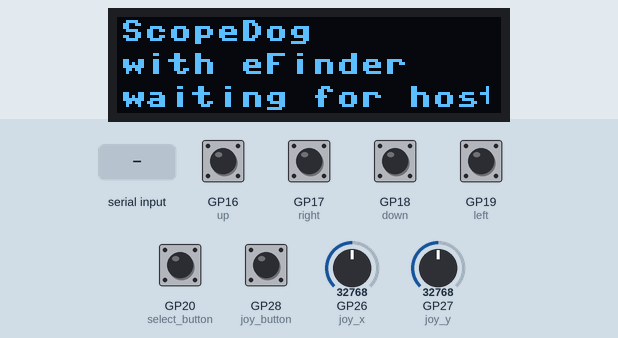
Recording of a program running on a simulated Raspberry Pi Pico running MicroPython. Parts: 128×32 one-colour display. The test bench sets the inputs (shaded band); at power-on: GP16 (up), GP17 (right), GP18 (down), GP19 (left), GP20 (select_button), GP28 (joy_button) HIGH, GP26 (joy_x) = 32768, GP27 (joy_y) = 32768 (analog values on the 0–65535 scale). Files the program writes start out absent; threads take turns every 2 ms; files that are not in the repository are absent; what the program prints to the serial console is not drawn.

Above: at 1.2 s.
1.3 s: "20" typed at the serial console, then Enter
At 1.31 s:
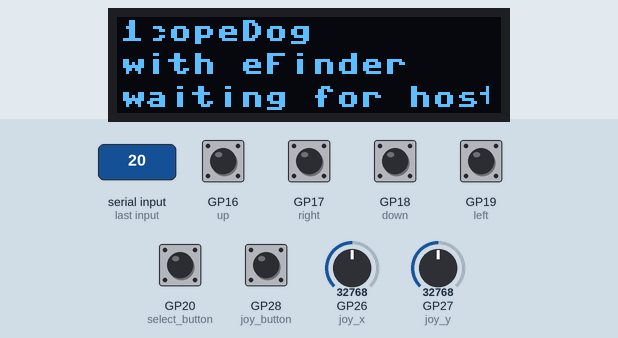
At 1.9 s:
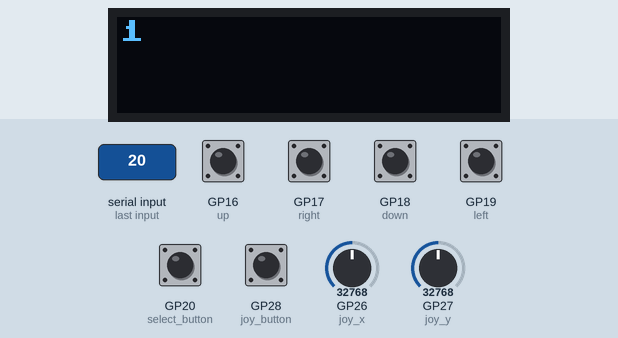
2.8 s: ":" typed at the serial console, then Enter
4.3 s: "Brightness" typed at the serial console, then Enter
Timing chart, 0 to 7.3 s (numbered marks = the images above; inputs shaded):
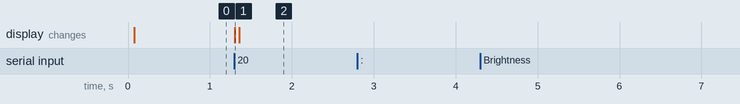

The program:

main_eF4_2.py
```python
from machine import Pin,SPI, Timer
import framebuf
import time
import sys
import select
import _thread

DC = 8
RST = 12
MOSI = 11
SCK = 10
CS = 9
ln = ["ScopeDog","with eFinder","waiting for host"]
version = "main_eF4_1"

class OLED_2inch23(framebuf.FrameBuffer):
    def __init__(self):
        self.width = 128
        self.height = 32

        self.cs = Pin(CS,Pin.OUT)
        self.rst = Pin(RST,Pin.OUT)

        self.cs(1)
        self.spi = SPI(1)
        self.spi = SPI(1,1000_000)
        self.spi = SPI(1,10000_000,polarity=0, phase=0,sck=Pin(SCK),mosi=Pin(MOSI),miso=None)
        self.dc = Pin(DC,Pin.OUT)
        self.dc(1)
        self.buffer = bytearray(self.height * self.width // 8)
        super().__init__(self.buffer, self.width, self.height, framebuf.MONO_VLSB)
        self.init_display()

        self.white =   0xffff
        self.balck =   0x0000

    def write_cmd(self, cmd):
        self.cs(1)
        self.dc(0)
        self.cs(0)
        self.spi.write(bytearray([cmd]))
        self.cs(1)

    def write_data(self, buf):
        self.cs(1)
        self.dc(1)
        self.cs(0)
        self.spi.write(bytearray([buf]))
        self.cs(1)

    def init_display(self):
        self.rst(1)
        time.sleep(0.001)
        self.rst(0)
        time.sleep(0.01)
        self.rst(1)
        self.write_cmd(0xAE)#turn off OLED display*/
        self.write_cmd(0x04)#turn off OLED display*/
        self.write_cmd(0x10)#turn off OLED display*/
        self.write_cmd(0x40)#set lower column address*/
        self.write_cmd(0x81)#set higher column address*/
        self.write_cmd(0x80)#--set start line address  Set Mapping RAM Display Start Line (0x00~0x3F, SSD1305_CMD)
        self.write_cmd(0xA1)#--set contrast control register
        self.write_cmd(0xFF)# Set SEG Output Current Brightness
        self.write_cmd(0xA8)#--Set SEG/Column Mapping
        self.write_cmd(0x1F)#Set COM/Row Scan Direction
        self.write_cmd(0xC8)#--set normal display
        self.write_cmd(0xD3)#--set multiplex ratio(1 to 64)
        self.write_cmd(0x00)#--1/64 duty
        self.write_cmd(0xD5)#-set display offset	Shift Mapping RAM Counter (0x00~0x3F)
        self.write_cmd(0xF0)#-not offset
        self.write_cmd(0xD8) #--set display clock divide ratio/oscillator frequency
        self.write_cmd(0x05)#--set divide ratio, Set Clock as 100 Frames/Sec
        self.write_cmd(0xD9)#--set pre-charge period
        self.write_cmd(0xC2)#Set Pre-Charge as 15 Clocks & Discharge as 1 Clock
        self.write_cmd(0xDA) #--set com pins hardware configuration
        self.write_cmd(0x12)
        self.write_cmd(0xDB) #set vcomh
        self.write_cmd(0x08)#Set VCOM Deselect Level
        self.write_cmd(0xAF); #-Set Page Addressing Mode (0x00/0x01/0x02)

    def show(self):
        for page in range(0,4):
            self.write_cmd(0xb0 + page)
            self.write_cmd(0x04)
            self.write_cmd(0x10)
            self.dc(1)
            for num in range(0,128):
                self.write_data(self.buffer[page*128+num])

def send_pin(p):
    try:
        n=0
        for n in range(5):
            if p.value()== True:
                return
        time.sleep(0.3)
        id = (''.join(char for char in str(p) if char.isdigit()))
        if p.value()==True:
            print(id)
        elif id=='20':
            print("21")
            time.sleep(1)
        time.sleep(0.1)
    except:
        pass

def send_ok(p):
    try:
        n=0
        for n in range(5):
            if p.value()== True:
                return
        time.sleep(0.5)
        id = (''.join(char for char in str(p) if char.isdigit()))
        if p.value()==True:
            print(id)
        elif id=='20':
            print("21")
            time.sleep(1)
        time.sleep(0.1)
    except:
        pass

def read_joystick():
    ref_x = '42'
    ref_y = '32'
    while True:
        read_x = joy_x.read_u16()
        if read_x > 40000:
            j_x = '43'
        elif read_x < 20000:
            j_x = '41'
        else:
            j_x = '42'
        if j_x != ref_x: # new result
            print (j_x)
            ref_x = j_x # remember current result
        read_y = joy_y.read_u16()
        if read_y > 40000:
            j_y = "33"
        elif read_y < 20000:
            j_y = "31"
        else:
            j_y = "32"
        if j_y != ref_y:
            print (j_y)
            ref_y = j_y
        time.sleep(0.2)

def adj_brightness(p):
    global contrast, ln
    contrast = int(float(contrast))
    n=0
    for n in range(4):
        if p.value()== True:
            return
    time.sleep(0.3)
    if p.value()==True:
        id = (''.join(char for char in str(p) if char.isdigit()))
        if id == '16': #up
            if contrast < 239:
                contrast = contrast + 16
                if contrast > 16:
                    OLED.write_cmd(0xD9)
                    OLED.write_cmd(0xC2)
        elif id == '18': #down
            if contrast > 16:
                contrast = contrast - 16
            elif contrast == 1:
                OLED.write_cmd(0xD9)
                OLED.write_cmd(0x00)
        ln[2] = 'Bright adj '+str(contrast)
        OLED.fill(0x0000)
        OLED.text(ln[0],1,1,OLED.white)
        OLED.text(ln[1],1,12,OLED.white)
        OLED.text(ln[2],1,23,OLED.white)
        OLED.show()
#         save_contrast(contrast)
#         time.sleep(0.1)
        dim_display(contrast)

def save_contrast(c):
    f=open('bright.txt','w')
    f.write(str(c))
    f.close()

def dim_display(c):
    OLED.write_cmd(0x81)# set Contrast Control - 1st byte
    OLED.write_cmd(int(c))# set Contrast Control - 2nd byte - value
    OLED.fill(0x0000)
    OLED.text(ln[0],1,1,OLED.white)
    OLED.text(ln[1],1,12,OLED.white)
    OLED.text(ln[2],1,23,OLED.white)
    OLED.show()

if __name__=='__main__':

    OLED = OLED_2inch23()
    OLED.fill(0x0000)
    OLED.text(ln[0],1,1,OLED.white)
    OLED.text(ln[1],1,12,OLED.white)
    OLED.text(ln[2],1,23,OLED.white)
    OLED.show()
    left = Pin(19,Pin.IN,Pin.PULL_UP)
    up = Pin(16,Pin.IN,Pin.PULL_UP)
    right = Pin(17,Pin.IN,Pin.PULL_UP)
    down = Pin(18,Pin.IN,Pin.PULL_UP)
    joy_button = Pin(28,Pin.IN,Pin.PULL_UP)
    select_button = Pin(20,Pin.IN,Pin.PULL_UP)
    left.irq(trigger=Pin.IRQ_FALLING, handler=send_pin)
    up.irq(trigger=Pin.IRQ_FALLING, handler=send_pin)
    right.irq(trigger=Pin.IRQ_FALLING, handler=send_pin)
    down.irq(trigger=Pin.IRQ_FALLING, handler=send_pin)
    select_button.irq(trigger=Pin.IRQ_FALLING, handler=send_ok)
    joy_button.irq(trigger=Pin.IRQ_FALLING, handler=send_pin)
    joy_x = machine.ADC(26)
    joy_y = machine.ADC(27)
    count =0
    try:
        f=open('bright.txt')
        contrast = int(float(f.read()))
        f.close()
    except:
        f=open('bright.txt','w')
        f.write('1')
        f.close()
        contrast = 193


    if select_button.value() == 0:
        OLED.fill(0x0000)
        OLED.text(ln[0],1,1,OLED.white)
        OLED.text("hand pad code",1,12,OLED.white)
        OLED.text(version,1,23,OLED.white)
        OLED.show()
        exit()

    _thread.start_new_thread(read_joystick, ())


    inlist = []
    while True:
        try:
            if sys.stdin in select.select([sys.stdin], [], [])[0]:
                ch = sys.stdin.readline().strip('\n')
                if ch[1:2] != ':': # incoming image is a string of 512 bytes separated by ','s
                    inList = ch.split(',') # convert to a list of bytes as strings
                    c = 0
                    for i in inList:
                        inlist.append(int(i)) # convert each string in the list into an integer
                        c = c+1
                    if c != 512:
                        OLED.fill(0x0000)
                        #OLED.show()
                        OLED.text(str(c),1,1,OLED.white)
                        OLED.show()
                    inBuf = bytearray(inlist) # convert list of integers into a bytearray
                    fb = framebuf.FrameBuffer(inBuf,128,32,framebuf.MONO_VLSB)
                    OLED.fill(0x0000)
                    OLED.blit(fb,0,0)
                    OLED.show()
                    inlist = []
                    #inList = []
                else: # incoming text
                    y = int(ch[0:1])
                    ln[y] = ch[2:]
                    if ln[2][0:10] == 'Brightness':
                        ln[2] = 'Brightness '+str(contrast)
                        dim_display(contrast)
                        save_contrast(contrast)
                    if ln[2][0:10] == 'Bright Adj':
                        #ln[0] = 'ver:'+version
                        #ln[1] = 'Handpad Display'
                        ln[2] = 'Bright Adj '+str(contrast)
                        up.irq(trigger=Pin.IRQ_FALLING, handler=adj_brightness)
                        down.irq(trigger=Pin.IRQ_FALLING, handler=adj_brightness)

                    else:
                        up.irq(trigger=Pin.IRQ_FALLING, handler=send_pin)
                        down.irq(trigger=Pin.IRQ_FALLING, handler=send_pin)
                    OLED.fill(0x0000)
                    #OLED.show()
                    OLED.text(ln[0],1,1,OLED.white)
                    OLED.text(ln[1],1,12,OLED.white)
                    OLED.text(ln[2],1,23,OLED.white)
                    OLED.show()
        except:
            pass
```

Measured:
- after the input at 1.3 s, the display: changes at once (image 1)
- after the input at 2.8 s, every drawn part: stays the same
- after the input at 4.3 s, every drawn part: stays the same
